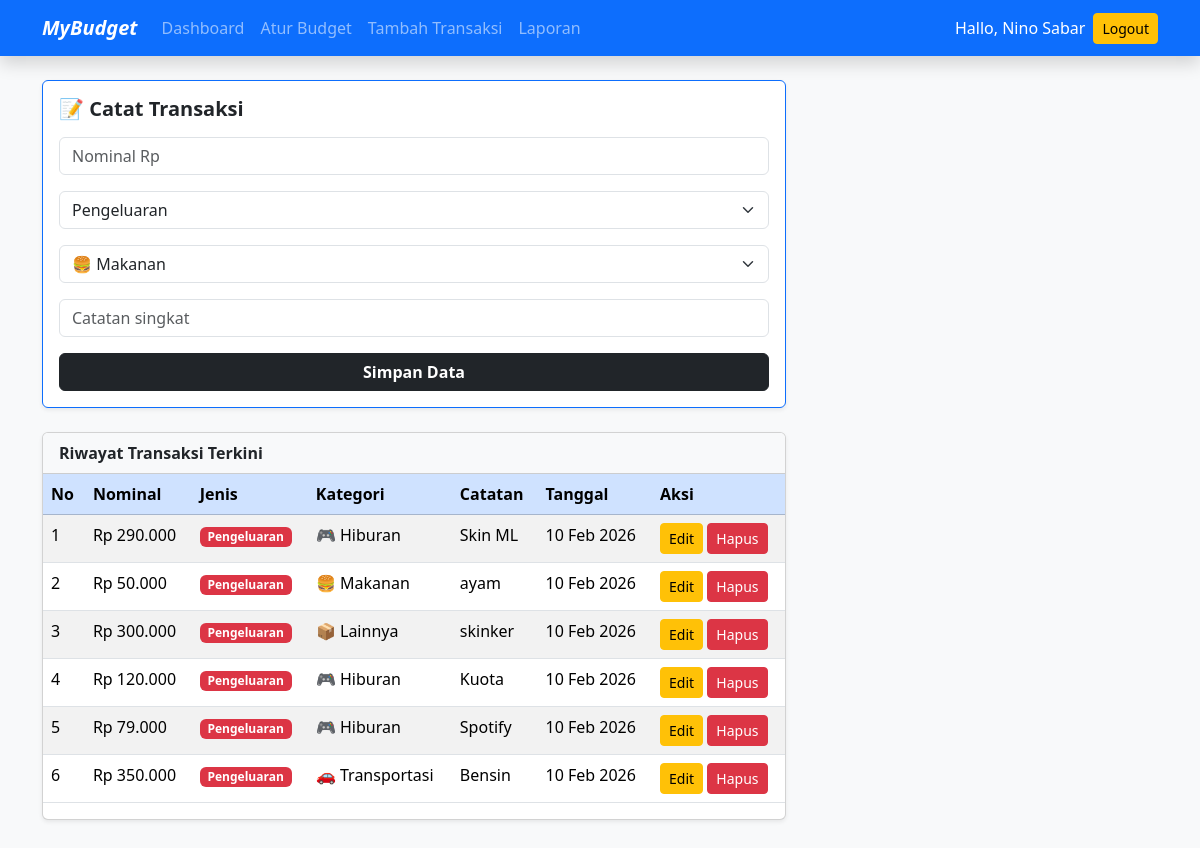
The page /RPL2/tambahtransaksi.php (signed in) on the database its author committed.
### tables this page shows
CREATE TABLE `transaksi` (
  `id_transaksi` int(11) NOT NULL,
  `user_id` int(11) NOT NULL,
  `jumlah` int(11) NOT NULL,
  `jenis` enum('Pemasukan','Pengeluaran') NOT NULL,
  `kategori` varchar(50) NOT NULL,
  `catatan` varchar(255) NOT NULL,
  `tanggal` date NOT NULL
);

### RPL2/tambahtransaksi.php (the view, shortened to what this page needs)
<!DOCTYPE html>
<html lang="id">
<head>
    <link href="https://cdn.jsdelivr.net/npm/bootstrap@5.3.8/dist/css/bootstrap.min.css" rel="stylesheet">
</head>
<body class="bg-light">
<nav class="navbar navbar-dark bg-primary shadow navbar-expand-lg">
    <div class="container">
        <a class="navbar-brand fw-bold fst-italic" href="index.php">
            MyBudget
        </a>
        <div class="collapse navbar-collapse" id="menuNavbar">
            <ul class="navbar-nav me-auto">
                <li class="nav-item">
                    <a class="nav-link" href="index.php">Dashboard</a>
                </li>
                <li class="nav-item">
                    <a class="nav-link" href="aturbudget.php">Atur Budget</a>
                </li>
                <li class="nav-item">
                    <a class="nav-link" href="tambahtransaksi.php">Tambah Transaksi</a>
                </li>
                <li class="nav-item">
                    <a class="nav-link" href="laporan.php">Laporan</a>
                </li>
            </ul>
            <div class="d-flex align-items-center gap-2">
                <span class="text-white">
                    Hallo, <?= $_SESSION['user']['nama'] ?>
                </span>
                <form method="post" class="mb-0">
                    <button name="logout" class="btn btn-sm btn-warning">
                        Logout
                    </button>
                </form>
            </div>
        </div>
    </div>
</nav>
<div class="container py-4">
        <div class="col-lg-8">
                <div class="card shadow-sm border-top border-primary">
                <div class="card-body">
                    <h5 class="fw-bold mb-3">📝 Catat Transaksi</h5>
                    <form method="post">
                    <input name="jumlah" type="number" id="trx-amount"
                        class="form-control mb-3"
                        placeholder="Nominal Rp">
                    <select name="jenis" id="trx-type" class="form-select mb-3">
                        <option>Pengeluaran</option>
                    </select>
                    <select name="kategori" id="trx-category" class="form-select mb-3">
                        <option>🍔 Makanan</option>
                    </select>
                    <input name="catatan" type="text" id="trx-note"
                        class="form-control mb-3"
                        placeholder="Catatan singkat">
                    <button name="simpan_transaksi" id="btn-save-trx"
                        class="btn btn-dark w-100 fw-bold">
                        Simpan Data
                    </button>
                </form>
                </div>
            </div>
            <br>
            <div class="card shadow-sm mb-3">
                <div class="card-header bg-light fw-bold">
                    Riwayat Transaksi Terkini
                </div>
                <div id="history-list" class="list-group list-group-flush" style="min-height:300px">
                <table class="table table-striped table-hover">
                    <thead class="table-primary">
                        <tr>
                            <th>No</th>
                            <th>Nominal</th>
                            <th>Jenis</th>
                            <th>Kategori</th>
                            <th>Catatan</th>
                            <th>Tanggal</th>
                            <th>Aksi</th>
                        </tr>
                    </thead>
                    <tbody>
                    <?php
                        include('db_connect.php');
                        $user_id = $_SESSION['user']['id'];
                        $query = mysqli_query($koneksi, "
                            SELECT * FROM transaksi
                            WHERE user_id='$user_id'
                            ORDER BY tanggal DESC
                        ");
                        if(mysqli_num_rows($query) > 0):
                        $no = 1;
                        while ($transaksi = mysqli_fetch_assoc($query)):
                    ?>
                        <tr>
                            <td><?= $no++ ?></td>
                            <td>
                                Rp <?= number_format($transaksi['jumlah'], 0, ',', '.') ?>
                            </td>
                            <td>
                                <?php if($transaksi['jenis'] == "Pemasukan"): ?>
                                    <span class="badge bg-success">Pemasukan</span>
                                <?php else: ?>
                                    <span class="badge bg-danger">Pengeluaran</span>
                                <?php endif; ?>
                            </td>
                            <td><?= $transaksi['kategori'] ?></td>
                            <td><?= $transaksi['catatan'] ?: '-' ?></td>
                            <td>
                                <?= date('d M Y', strtotime($transaksi['tanggal'])) ?>
                            </td>
                            <td>
                                <a href="edittransaksi.php?id=<?= $transaksi['id_transaksi'] ?>"
                                class="btn btn-sm btn-warning">
                                Edit
                                </a>
                                <a href="hapustransaksi.php?id=<?= $transaksi['id_transaksi'] ?>"
                                class="btn btn-sm btn-danger"
                                onclick="return confirm('Yakin hapus transaksi?')">
                                Hapus
                                </a>
                            </td>
                        </tr>
                    <?php
                        endwhile;
                    endif; ?>
                    </tbody>
                </table>
                </div>
            </div>
        </div>
</div>
</body>
</html>

### rows shown on the page
transaksi: jumlah "290.000", jenis "Pengeluaran", kategori "🎮 Hiburan", catatan "Skin ML", tanggal "10 Feb 2026"
transaksi: jumlah "50.000", jenis "Pengeluaran", kategori "🍔 Makanan", catatan "ayam", tanggal "10 Feb 2026"
transaksi: jumlah "300.000", jenis "Pengeluaran", kategori "📦 Lainnya", catatan "skinker", tanggal "10 Feb 2026"
transaksi: jumlah "120.000", jenis "Pengeluaran", kategori "🎮 Hiburan", catatan "Kuota", tanggal "10 Feb 2026"
transaksi: jumlah "79.000", jenis "Pengeluaran", kategori "🎮 Hiburan", catatan "Spotify", tanggal "10 Feb 2026"
transaksi: jumlah "350.000", jenis "Pengeluaran", kategori "🚗 Transportasi", catatan "Bensin", tanggal "10 Feb 2026"

### other values the page prints
$_SESSION['user']['nama'] "Nino Sabar"
